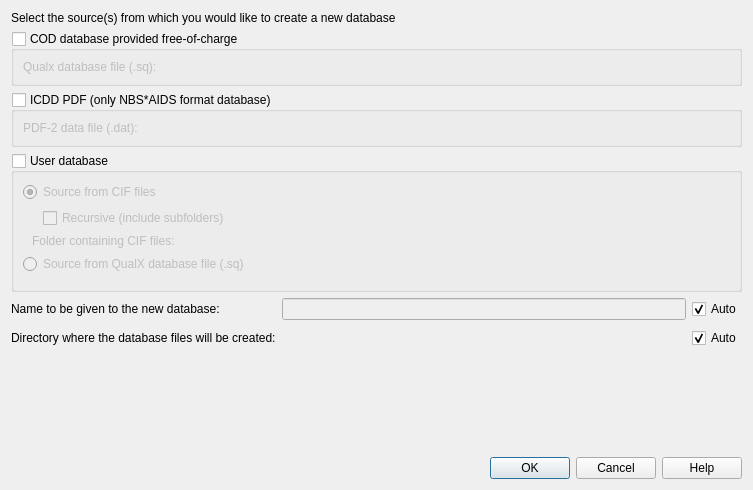
<?xml version="1.0" encoding="UTF-8"?>
<ui version="4.0">
 <class>CreateDatabaseDialog</class>
 <widget class="QDialog" name="CreateDatabaseDialog">
  <property name="geometry">
   <rect>
    <x>0</x>
    <y>0</y>
    <width>753</width>
    <height>490</height>
   </rect>
  </property>
  <property name="windowTitle">
   <string>Create New Database</string>
  </property>
  <layout class="QVBoxLayout" name="verticalLayout">

   <item>
    <widget class="QLabel" name="labelSource">
     <property name="text">
      <string>Select the source(s) from which you would like to create a new database</string>
     </property>
    </widget>
   </item>

   <!-- COD: checkable groupbox -->
   <item>
    <widget class="QGroupBox" name="checkCod">
     <property name="title">
      <string>COD database provided free-of-charge</string>
     </property>
     <property name="checkable">
      <bool>true</bool>
     </property>
     <property name="checked">
      <bool>false</bool>
     </property>
     <layout class="QHBoxLayout" name="codSourceLayout">
      <item>
       <widget class="QLabel" name="labelCodFile">
        <property name="text">
         <string>Qualx database file (.sq):</string>
        </property>
       </widget>
      </item>
      <item>
       <widget class="FileSelectorWidget" name="codSqFileSelector" native="true">
        <property name="sizePolicy">
         <sizepolicy hsizetype="Expanding" vsizetype="Preferred">
          <horstretch>1</horstretch>
          <verstretch>0</verstretch>
         </sizepolicy>
        </property>
       </widget>
      </item>
     </layout>
    </widget>
   </item>

   <!-- PDF: checkable groupbox -->
   <item>
    <widget class="QGroupBox" name="checkPdf">
     <property name="title">
      <string>ICDD PDF (only NBS*AIDS format database)</string>
     </property>
     <property name="checkable">
      <bool>true</bool>
     </property>
     <property name="checked">
      <bool>false</bool>
     </property>
     <layout class="QHBoxLayout" name="pdfSourceLayout">
      <item>
       <widget class="QLabel" name="labelPdfFile">
        <property name="text">
         <string>PDF-2 data file (.dat):</string>
        </property>
       </widget>
      </item>
      <item>
       <widget class="FileSelectorWidget" name="pdfFileSelector" native="true">
        <property name="sizePolicy">
         <sizepolicy hsizetype="Expanding" vsizetype="Preferred">
          <horstretch>1</horstretch>
          <verstretch>0</verstretch>
         </sizepolicy>
        </property>
       </widget>
      </item>
     </layout>
    </widget>
   </item>

   <!-- User: checkable groupbox -->
   <item>
    <widget class="QGroupBox" name="checkUser">
     <property name="title">
      <string>User database</string>
     </property>
     <property name="checkable">
      <bool>true</bool>
     </property>
     <property name="checked">
      <bool>false</bool>
     </property>
     <layout class="QVBoxLayout" name="userSourceLayout">
      <item>
       <widget class="QRadioButton" name="radioCif">
        <property name="text">
         <string>Source from CIF files</string>
        </property>
        <property name="checked">
         <bool>true</bool>
        </property>
       </widget>
      </item>
      <item>
       <widget class="QWidget" name="recursiveWidget" native="false">
        <layout class="QHBoxLayout" name="recursiveLayout">
         <property name="leftMargin">
          <number>20</number>
         </property>
         <property name="topMargin">
          <number>0</number>
         </property>
         <property name="bottomMargin">
          <number>0</number>
         </property>
         <item>
          <widget class="QCheckBox" name="checkRecursive">
           <property name="text">
            <string>Recursive (include subfolders)</string>
           </property>
          </widget>
         </item>
         <item>
          <spacer name="recursiveSpacer">
           <property name="orientation">
            <enum>Qt::Orientation::Horizontal</enum>
           </property>
           <property name="sizeHint" stdset="0">
            <size>
             <width>40</width>
             <height>20</height>
            </size>
           </property>
          </spacer>
         </item>
        </layout>
       </widget>
      </item>
      <item>
       <widget class="QWidget" name="cifFolderWidget" native="false">
        <layout class="QHBoxLayout" name="userFolderLayout">
         <property name="topMargin">
          <number>0</number>
         </property>
         <property name="bottomMargin">
          <number>0</number>
         </property>
         <item>
          <widget class="QLabel" name="labelUserFolder">
           <property name="text">
            <string>Folder containing CIF files:</string>
           </property>
          </widget>
         </item>
         <item>
          <widget class="FolderSelectorWidget" name="userFolderSelector" native="true">
           <property name="sizePolicy">
            <sizepolicy hsizetype="Expanding" vsizetype="Preferred">
             <horstretch>1</horstretch>
             <verstretch>0</verstretch>
            </sizepolicy>
           </property>
          </widget>
         </item>
        </layout>
       </widget>
      </item>
      <item>
       <widget class="QRadioButton" name="radioSq">
        <property name="text">
         <string>Source from QualX database file (.sq)</string>
        </property>
       </widget>
      </item>
      <item>
       <widget class="FileSelectorWidget" name="sqFileSelector" native="true">
        <property name="sizePolicy">
         <sizepolicy hsizetype="Expanding" vsizetype="Preferred">
          <horstretch>1</horstretch>
          <verstretch>0</verstretch>
         </sizepolicy>
        </property>
        <property name="visible">
         <bool>false</bool>
        </property>
       </widget>
      </item>
     </layout>
    </widget>
   </item>

   <!-- Output name and directory -->
   <item>
    <layout class="QGridLayout" name="gridLayout">
     <property name="verticalSpacing">
      <number>8</number>
     </property>
     <item row="0" column="0">
      <widget class="QLabel" name="labelName">
       <property name="text">
        <string>Name to be given to the new database:</string>
       </property>
      </widget>
     </item>
     <item row="0" column="1">
      <widget class="QLineEdit" name="nameLineEdit">
       <property name="enabled">
        <bool>false</bool>
       </property>
      </widget>
     </item>
     <item row="0" column="2">
      <widget class="QCheckBox" name="checkAutoName">
       <property name="text">
        <string>Auto</string>
       </property>
       <property name="checked">
        <bool>true</bool>
       </property>
      </widget>
     </item>
     <item row="1" column="0">
      <widget class="QLabel" name="labelDir">
       <property name="text">
        <string>Directory where the database files will be created:</string>
       </property>
      </widget>
     </item>
     <item row="1" column="1">
      <widget class="FolderSelectorWidget" name="folderSelector" native="true">
       <property name="enabled">
        <bool>false</bool>
       </property>
      </widget>
     </item>
     <item row="1" column="2">
      <widget class="QCheckBox" name="checkAutoDir">
       <property name="text">
        <string>Auto</string>
       </property>
       <property name="checked">
        <bool>true</bool>
       </property>
      </widget>
     </item>
    </layout>
   </item>

   <item>
    <spacer name="verticalSpacer">
     <property name="orientation">
      <enum>Qt::Orientation::Vertical</enum>
     </property>
     <property name="sizeHint" stdset="0">
      <size>
       <width>20</width>
       <height>8</height>
      </size>
     </property>
    </spacer>
   </item>
   <item>
    <widget class="QDialogButtonBox" name="buttonBox">
     <property name="orientation">
      <enum>Qt::Orientation::Horizontal</enum>
     </property>
     <property name="standardButtons">
      <set>QDialogButtonBox::StandardButton::Cancel|QDialogButtonBox::StandardButton::Help|QDialogButtonBox::StandardButton::Ok</set>
     </property>
    </widget>
   </item>

  </layout>
 </widget>
 <customwidgets>
  <customwidget>
   <class>FolderSelectorWidget</class>
   <extends>QWidget</extends>
   <header>gui/widgets/folderselectorwidget.h</header>
  </customwidget>
  <customwidget>
   <class>FileSelectorWidget</class>
   <extends>QWidget</extends>
   <header>gui/widgets/fileselectorwidget.h</header>
  </customwidget>
 </customwidgets>
 <resources/>
 <connections>
  <connection>
   <sender>buttonBox</sender>
   <signal>accepted()</signal>
   <receiver>CreateDatabaseDialog</receiver>
   <slot>accept()</slot>
   <hints>
    <hint type="sourcelabel"><x>248</x><y>470</y></hint>
    <hint type="destinationlabel"><x>310</x><y>489</y></hint>
   </hints>
  </connection>
  <connection>
   <sender>buttonBox</sender>
   <signal>rejected()</signal>
   <receiver>CreateDatabaseDialog</receiver>
   <slot>reject()</slot>
   <hints>
    <hint type="sourcelabel"><x>316</x><y>470</y></hint>
    <hint type="destinationlabel"><x>310</x><y>489</y></hint>
   </hints>
  </connection>
 </connections>
</ui>
